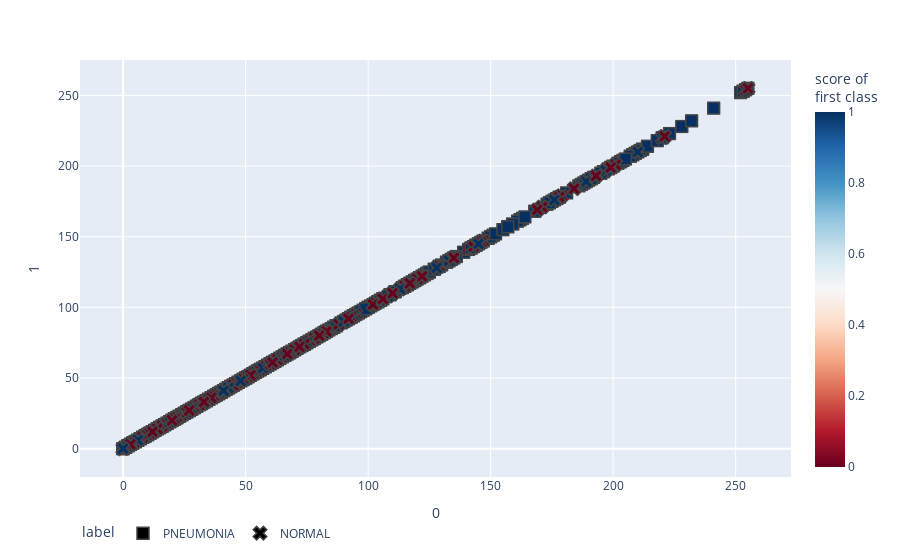

Notebook source saved alongside this figure:
### Code cell
import plotly.express as px


def plot_spread():
    y_score = ri_model.predict_proba(testRI)[:, 1]

    fig = px.scatter(
        testRI, x=0, y=1,
        color=y_score, color_continuous_scale='RdBu',
        symbol=testRL, symbol_map={'0': 'square-dot', '1': 'circle-dot'},
        labels={'symbol': 'label', 'color': 'score of <br>first class'}
    )
    fig.update_traces(marker_size=12, marker_line_width=1.5)
    fig.update_layout(legend_orientation='h')
    fig.show()

print(features.shape)
print(labels.shape)

plot_spread()

# def plot_density()

### Figure 1 — Plotly figure (JSON) as saved in the notebook; plotly's stock layout.template omitted (floating-point values rounded to 4 significant figures; data arrays with more than 128 entries replaced by an {"elided": "..."} marker saying what was removed)
{"data": [{"hovertemplate": "label=PNEUMONIA<br>0=%{x}<br>1=%{y}<br>score of <br>first class=%{marker.color}<extra></extra>", "legendgroup": "PNEUMONIA", "marker": {"color": {"elided": "947 int values"}, "coloraxis": "coloraxis", "line": {"width": 1.5}, "size": 12, "symbol": "square"}, "mode": "markers", "name": "PNEUMONIA", "showlegend": true, "type": "scattergl", "x": {"elided": "947 int values"}, "xaxis": "x", "y": {"elided": "947 int values"}, "yaxis": "y"}, {"hovertemplate": "label=NORMAL<br>0=%{x}<br>1=%{y}<br>score of <br>first class=%{marker.color}<extra></extra>", "legendgroup": "NORMAL", "marker": {"color": {"elided": "357 int values"}, "coloraxis": "coloraxis", "line": {"width": 1.5}, "size": 12, "symbol": "x"}, "mode": "markers", "name": "NORMAL", "showlegend": true, "type": "scattergl", "x": {"elided": "357 int values"}, "xaxis": "x", "y": {"elided": "357 int values"}, "yaxis": "y"}], "layout": {"coloraxis": {"colorbar": {"title": {"text": "score of <br>first class"}}, "colorscale": [[0, "rgb(103,0,31)"], [0.1, "rgb(178,24,43)"], [0.2, "rgb(214,96,77)"], [0.3, "rgb(244,165,130)"], [0.4, "rgb(253,219,199)"], [0.5, "rgb(247,247,247)"], [0.6, "rgb(209,229,240)"], [0.7, "rgb(146,197,222)"], [0.8, "rgb(67,147,195)"], [0.9, "rgb(33,102,172)"], [1, "rgb(5,48,97)"]]}, "legend": {"orientation": "h", "title": {"text": "label"}, "tracegroupgap": 0}, "margin": {"t": 60}, "xaxis": {"anchor": "y", "domain": [0, 1], "title": {"text": "0"}}, "yaxis": {"anchor": "x", "domain": [0, 1], "title": {"text": "1"}}}}
